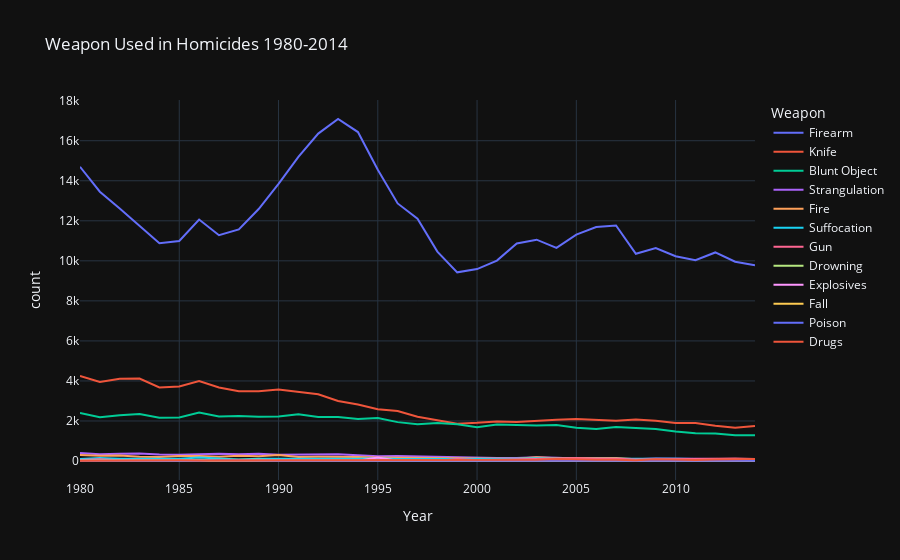

Source (notebook cell):
### Code cell
figl = px.line(df3, x='Year', y='count', color='Weapon', template='plotly_dark', title='Weapon Used in Homicides 1980-2014')
figl.show()

### Figure 1 — Plotly figure (JSON) as saved in the notebook; plotly's stock layout.template omitted (floating-point values rounded to 4 significant figures)
{"data": [{"hovertemplate": "Weapon=Firearm<br>Year=%{x}<br>count=%{y}<extra></extra>", "legendgroup": "Firearm", "line": {"color": "#636efa", "dash": "solid"}, "marker": {"symbol": "circle"}, "mode": "lines", "name": "Firearm", "orientation": "v", "showlegend": true, "type": "scatter", "x": [1980, 1981, 1982, 1983, 1984, 1985, 1986, 1987, 1988, 1989, 1990, 1991, 1992, 1993, 1994, 1995, 1996, 1997, 1998, 1999, 2000, 2001, 2002, 2003, 2004, 2005, 2006, 2007, 2008, 2009, 2010, 2011, 2012, 2013, 2014], "xaxis": "x", "y": [14699, 13452, 12617, 11730, 10883, 10991, 12064, 11279, 11571, 12589, 13845, 15190, 16356, 17085, 16433, 14547, 12868, 12108, 10460, 9424, 9587, 10012, 10866, 11057, 10648, 11313, 11690, 11765, 10352, 10639, 10229, 10033, 10418, 9958, 9775], "yaxis": "y"}, {"hovertemplate": "Weapon=Knife<br>Year=%{x}<br>count=%{y}<extra></extra>", "legendgroup": "Knife", "line": {"color": "#EF553B", "dash": "solid"}, "marker": {"symbol": "circle"}, "mode": "lines", "name": "Knife", "orientation": "v", "showlegend": true, "type": "scatter", "x": [1980, 1981, 1982, 1983, 1984, 1985, 1986, 1987, 1988, 1989, 1990, 1991, 1992, 1993, 1994, 1995, 1996, 1997, 1998, 1999, 2000, 2001, 2002, 2003, 2004, 2005, 2006, 2007, 2008, 2009, 2010, 2011, 2012, 2013, 2014], "xaxis": "x", "y": [4255, 3945, 4107, 4120, 3675, 3727, 3997, 3675, 3484, 3483, 3569, 3461, 3337, 2998, 2823, 2584, 2498, 2215, 2023, 1868, 1908, 1976, 1950, 2013, 2060, 2099, 2048, 2011, 2074, 2010, 1899, 1899, 1765, 1659, 1747], "yaxis": "y"}, {"hovertemplate": "Weapon=Blunt Object<br>Year=%{x}<br>count=%{y}<extra></extra>", "legendgroup": "Blunt Object", "line": {"color": "#00cc96", "dash": "solid"}, "marker": {"symbol": "circle"}, "mode": "lines", "name": "Blunt Object", "orientation": "v", "showlegend": true, "type": "scatter", "x": [1980, 1981, 1982, 1983, 1984, 1985, 1986, 1987, 1988, 1989, 1990, 1991, 1992, 1993, 1994, 1995, 1996, 1997, 1998, 1999, 2000, 2001, 2002, 2003, 2004, 2005, 2006, 2007, 2008, 2009, 2010, 2011, 2012, 2013, 2014], "xaxis": "x", "y": [2397, 2186, 2283, 2354, 2159, 2173, 2421, 2230, 2253, 2207, 2229, 2336, 2196, 2204, 2101, 2151, 1943, 1840, 1893, 1836, 1692, 1821, 1800, 1780, 1803, 1666, 1601, 1696, 1651, 1603, 1480, 1389, 1380, 1292, 1291], "yaxis": "y"}, {"hovertemplate": "Weapon=Strangulation<br>Year=%{x}<br>count=%{y}<extra></extra>", "legendgroup": "Strangulation", "line": {"color": "#ab63fa", "dash": "solid"}, "marker": {"symbol": "circle"}, "mode": "lines", "name": "Strangulation", "orientation": "v", "showlegend": true, "type": "scatter", "x": [1980, 1981, 1982, 1983, 1984, 1985, 1986, 1987, 1988, 1989, 1990, 1991, 1992, 1993, 1994, 1995, 1996, 1997, 1998, 1999, 2000, 2001, 2002, 2003, 2004, 2005, 2006, 2007, 2008, 2009, 2010, 2011, 2012, 2013, 2014], "xaxis": "x", "y": [401, 339, 360, 376, 322, 311, 343, 361, 332, 367, 314, 327, 315, 332, 290, 238, 248, 225, 213, 191, 166, 153, 150, 188, 159, 124, 141, 134, 91, 122, 121, 88, 90, 87, 91], "yaxis": "y"}, {"hovertemplate": "Weapon=Fire<br>Year=%{x}<br>count=%{y}<extra></extra>", "legendgroup": "Fire", "line": {"color": "#FFA15A", "dash": "solid"}, "marker": {"symbol": "circle"}, "mode": "lines", "name": "Fire", "orientation": "v", "showlegend": true, "type": "scatter", "x": [1980, 1981, 1982, 1983, 1984, 1985, 1986, 1987, 1988, 1989, 1990, 1991, 1992, 1993, 1994, 1995, 1996, 1997, 1998, 1999, 2000, 2001, 2002, 2003, 2004, 2005, 2006, 2007, 2008, 2009, 2010, 2011, 2012, 2013, 2014], "xaxis": "x", "y": [297, 267, 280, 218, 206, 247, 250, 210, 262, 242, 295, 205, 214, 219, 202, 179, 175, 143, 142, 144, 144, 119, 114, 185, 142, 137, 127, 154, 94, 107, 89, 79, 98, 107, 80], "yaxis": "y"}, {"hovertemplate": "Weapon=Suffocation<br>Year=%{x}<br>count=%{y}<extra></extra>", "legendgroup": "Suffocation", "line": {"color": "#19d3f3", "dash": "solid"}, "marker": {"symbol": "circle"}, "mode": "lines", "name": "Suffocation", "orientation": "v", "showlegend": true, "type": "scatter", "x": [1980, 1981, 1982, 1983, 1984, 1985, 1986, 1987, 1988, 1989, 1990, 1991, 1992, 1993, 1994, 1995, 1996, 1997, 1998, 1999, 2000, 2001, 2002, 2003, 2004, 2005, 2006, 2007, 2008, 2009, 2010, 2011, 2012, 2013, 2014], "xaxis": "x", "y": [105, 156, 110, 125, 118, 119, 176, 121, 78, 108, 102, 115, 117, 114, 118, 139, 95, 97, 107, 110, 95, 125, 117, 139, 114, 97, 113, 120, 91, 99, 108, 97, 114, 103, 106], "yaxis": "y"}, {"hovertemplate": "Weapon=Gun<br>Year=%{x}<br>count=%{y}<extra></extra>", "legendgroup": "Gun", "line": {"color": "#FF6692", "dash": "solid"}, "marker": {"symbol": "circle"}, "mode": "lines", "name": "Gun", "orientation": "v", "showlegend": true, "type": "scatter", "x": [1980, 1981, 1982, 1983, 1984, 1985, 1986, 1987, 1988, 1989, 1990, 1991, 1992, 1993, 1994, 1995, 1996, 1997, 1998, 1999, 2000, 2001, 2002, 2003, 2004, 2005, 2006, 2007, 2008, 2009, 2010, 2011, 2012, 2013, 2014], "xaxis": "x", "y": [53, 84, 38, 22, 19, 26, 23, 16, 16, 37, 30, 32, 48, 40, 21, 31, 20, 38, 19, 98, 55, 67, 80, 81, 123, 141, 109, 118, 80, 99, 96, 100, 119, 127, 100], "yaxis": "y"}, {"hovertemplate": "Weapon=Drowning<br>Year=%{x}<br>count=%{y}<extra></extra>", "legendgroup": "Drowning", "line": {"color": "#B6E880", "dash": "solid"}, "marker": {"symbol": "circle"}, "mode": "lines", "name": "Drowning", "orientation": "v", "showlegend": true, "type": "scatter", "x": [1980, 1981, 1982, 1983, 1984, 1985, 1986, 1987, 1988, 1989, 1990, 1991, 1992, 1993, 1994, 1995, 1996, 1997, 1998, 1999, 2000, 2001, 2002, 2003, 2004, 2005, 2006, 2007, 2008, 2009, 2010, 2011, 2012, 2013, 2014], "xaxis": "x", "y": [50, 59, 61, 46, 53, 47, 55, 63, 41, 65, 39, 46, 37, 30, 27, 34, 28, 36, 34, 34, 25, 32, 29, 21, 21, 24, 18, 18, 15, 15, 21, 27, 23, 10, 20], "yaxis": "y"}, {"hovertemplate": "Weapon=Explosives<br>Year=%{x}<br>count=%{y}<extra></extra>", "legendgroup": "Explosives", "line": {"color": "#FF97FF", "dash": "solid"}, "marker": {"symbol": "circle"}, "mode": "lines", "name": "Explosives", "orientation": "v", "showlegend": true, "type": "scatter", "x": [1980, 1981, 1982, 1983, 1984, 1985, 1986, 1987, 1988, 1989, 1990, 1991, 1992, 1993, 1994, 1995, 1996, 1997, 1998, 2000, 2001, 2002, 2003, 2004, 2005, 2006, 2007, 2008, 2009, 2010, 2011, 2012, 2013, 2014], "xaxis": "x", "y": [22, 16, 13, 5, 8, 11, 17, 12, 35, 20, 14, 17, 19, 24, 11, 178, 15, 8, 10, 9, 5, 11, 5, 2, 3, 1, 3, 11, 3, 4, 6, 9, 2, 8], "yaxis": "y"}, {"hovertemplate": "Weapon=Fall<br>Year=%{x}<br>count=%{y}<extra></extra>", "legendgroup": "Fall", "line": {"color": "#FECB52", "dash": "solid"}, "marker": {"symbol": "circle"}, "mode": "lines", "name": "Fall", "orientation": "v", "showlegend": true, "type": "scatter", "x": [1980, 1981, 1982, 1983, 1984, 1985, 1986, 1987, 1988, 1989, 1990, 1991, 1992, 1993, 1994, 1995, 1996, 1997, 1998, 1999, 2000, 2001, 2002, 2003, 2004, 2005, 2006, 2007, 2008, 2009, 2010, 2011, 2012, 2013, 2014], "xaxis": "x", "y": [17, 11, 7, 8, 7, 2, 11, 5, 10, 3, 8, 4, 7, 3, 7, 4, 10, 8, 6, 5, 8, 2, 4, 2, 1, 4, 4, 1, 4, 2, 3, 3, 4, 2, 3], "yaxis": "y"}, {"hovertemplate": "Weapon=Poison<br>Year=%{x}<br>count=%{y}<extra></extra>", "legendgroup": "Poison", "line": {"color": "#636efa", "dash": "solid"}, "marker": {"symbol": "circle"}, "mode": "lines", "name": "Poison", "orientation": "v", "showlegend": true, "type": "scatter", "x": [1980, 1981, 1982, 1983, 1984, 1985, 1986, 1987, 1988, 1989, 1990, 1991, 1992, 1993, 1994, 1995, 1996, 1997, 1998, 1999, 2000, 2001, 2002, 2003, 2004, 2005, 2006, 2007, 2008, 2009, 2010, 2011, 2012, 2013, 2014], "xaxis": "x", "y": [17, 13, 21, 23, 6, 8, 14, 34, 15, 12, 11, 13, 13, 11, 11, 14, 8, 7, 7, 12, 10, 17, 25, 11, 14, 9, 16, 11, 9, 7, 12, 5, 13, 15, 10], "yaxis": "y"}, {"hovertemplate": "Weapon=Drugs<br>Year=%{x}<br>count=%{y}<extra></extra>", "legendgroup": "Drugs", "line": {"color": "#EF553B", "dash": "solid"}, "marker": {"symbol": "circle"}, "mode": "lines", "name": "Drugs", "orientation": "v", "showlegend": true, "type": "scatter", "x": [1980, 1981, 1982, 1983, 1984, 1985, 1986, 1987, 1988, 1989, 1990, 1991, 1992, 1993, 1994, 1995, 1996, 1997, 1998, 1999, 2000, 2001, 2002, 2003, 2004, 2005, 2006, 2007, 2008, 2009, 2010, 2011, 2012, 2013, 2014], "xaxis": "x", "y": [14, 23, 18, 22, 27, 39, 29, 31, 38, 23, 33, 25, 28, 29, 30, 32, 37, 45, 42, 42, 40, 49, 65, 59, 95, 61, 62, 66, 40, 83, 64, 49, 72, 81, 95], "yaxis": "y"}], "layout": {"legend": {"title": {"text": "Weapon"}, "tracegroupgap": 0}, "title": {"text": "Weapon Used in Homicides 1980-2014"}, "xaxis": {"anchor": "y", "domain": [0, 1], "title": {"text": "Year"}}, "yaxis": {"anchor": "x", "domain": [0, 1], "title": {"text": "count"}}}}
